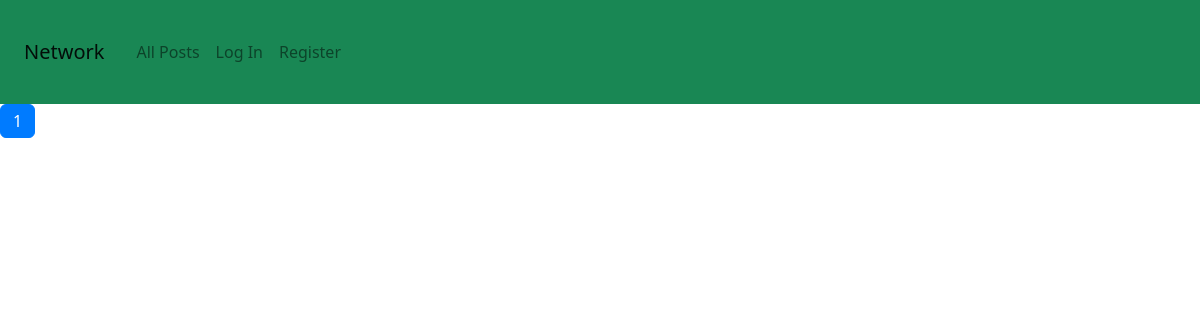
/?page=2, run on an earlier commit of the app's database.
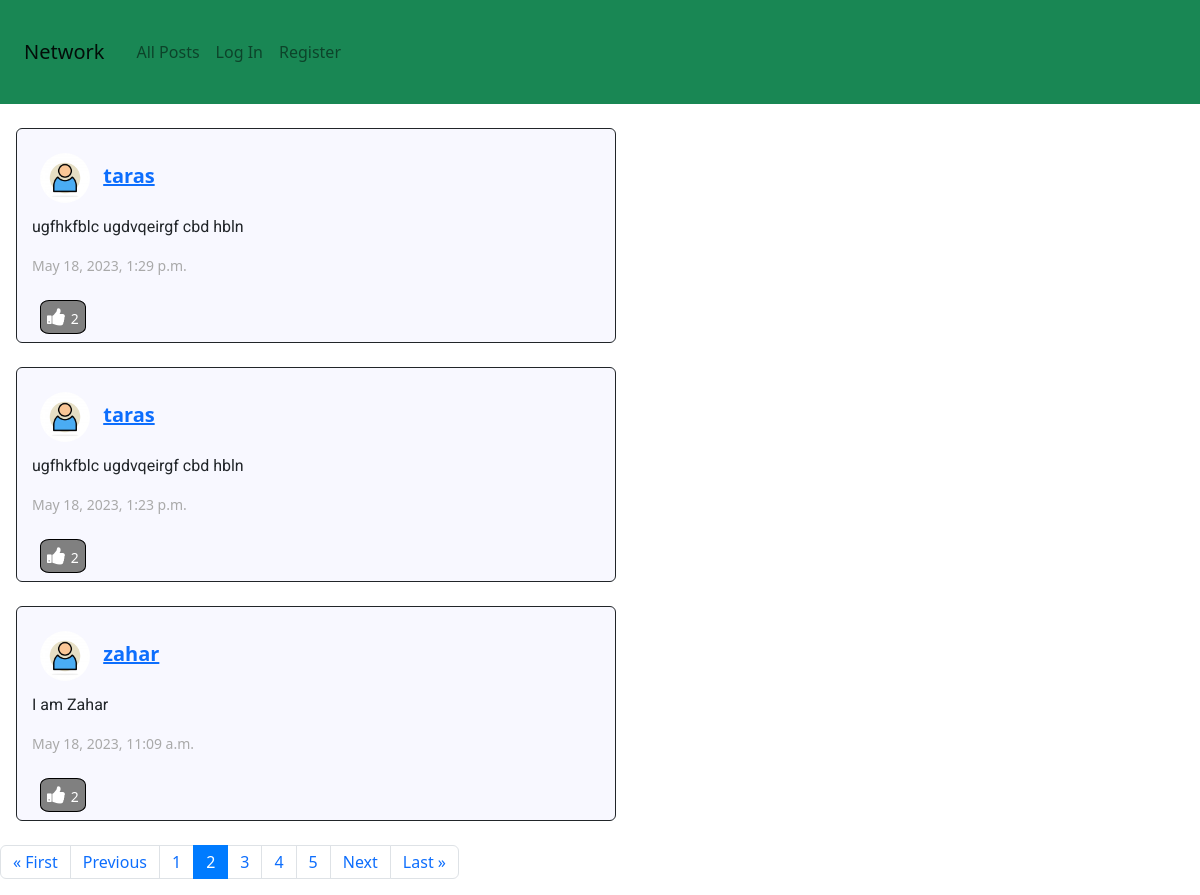
And on a later commit of the database.
### network/models.py (models this page shows, shortened)
class Post(models.Model):
    text = models.TextField(
        max_length=264, verbose_name="")
    author = models.ForeignKey(
        User, on_delete=models.CASCADE ,
        related_name="myposts")
    date = models.DateTimeField(auto_now_add= True)

class User(AbstractUser):
    def __str__(self):
        if not self.first_name or not self.last_name:
            return f"{self.username}"
        return f"{self.first_name} {self.last_name}"

### network/views.py (the view, shortened to what this page needs)
# urls.py: path("", views.index, name="index"),
def index(request):
    if request.method == "POST":
        posttext = request.POST["text"]
        author = User(request.user.id)
        Post(text=posttext, author=author).save()
    p = Paginator(Post.objects.order_by("-date").all(), 3, 2)
    page = request.GET.get("page")
    page_view = p.get_page(page)
    return render(request, "network/index.html",
                    {"post_form": PostForm(), "page_view": page_view})

### network/templates/network/index.html (shortened to what this page needs)
{% extends "network/layout.html" %}
{% load static %}
{% block body %}
    <div class="flex-column">
        {% for post in page_view.object_list %}
            <div class="col-6 m-4 ms-3 rounded post">
                <h5 class=" pt-3 pb-0 m-0 post-author">
                    <img src="{% static 'network/images/colorfull_avatar.jpg' %}" alt="Avatar" class="avatar">
                    <a href="{% url 'profile' user_id=post.author.id user_name=post.author.username %}"><b>{{ post.author }}</b></a>
                </h5>
                <p class=" pt-1 post-text">{{ post.text }}</p>
                <p class="post-date">{{ post.date }}</p>
                <div>
                    <button class="m-2 post-like" id="{{ post.id }}">
                        <i class="fa fa-thumbs-up" style="color: white;"></i>
                        <span class="score"> {{ post.plikes.count }} </span>
                    </button>
                </div>
            </div>
        {% endfor %}
    </div>
    <nav aria-label="Page navigation example">
        <ul class="pagination">
            {% if page_view.has_previous %}
                <li class="page-item"><a class="page-link" href="?page=1">&laquo; First</a></li>
                <li class="page-item"><a class="page-link" href="?page={{ page_view.previous_page_number }}">Previous</a></li>
            {% endif %}
            {% for n in page_view.paginator.page_range %}
                {% if page_view.number == n %}
                    <li class="page-item active"><a class="page-link" href="?page={{ n }}">{{ n }}</a></li>
                {% else %}
                    <li class="page-item"><a class="page-link" href="?page={{ n }}">{{ n }}</a></li>
                {% endif %}
            {% endfor %}
            {% if page_view.has_next %}
                <li class="page-item"><a class="page-link" href="?page={{ page_view.next_page_number }}">Next</a></li>
                <li class="page-item"><a class="page-link" href="?page={{ page_view.paginator.num_pages }}">Last &raquo;</a></li>
            {% endif %}
        </ul>
    </nav>
{% endblock %}

### network/templates/network/layout.html (shortened to what this page needs)
{% load static %}
<!DOCTYPE html>
<html lang="en">
    <head>
        <link rel="stylesheet" href="https://stackpath.bootstrapcdn.com/bootstrap/4.4.1/css/bootstrap.min.css">
        <link href="{% static 'network/styles.css' %}" rel="stylesheet">
        <link rel="stylesheet" href="https://cdnjs.cloudflare.com/ajax/libs/font-awesome/4.7.0/css/font-awesome.min.css">
        <link href="https://cdn.jsdelivr.net/npm/bootstrap@5.2.3/dist/css/bootstrap.min.css" rel="stylesheet">
    </head>
    <body>
        <nav class="navbar navbar-expand-lg navbar-light bg-success">
            <a class=" m-4 navbar-brand" href="#">Network</a>
            <div>
              <ul class="navbar-nav mr-auto">
                <li class="nav-item">
                  <a class="nav-link" href="{% url 'index' %}">All Posts</a>
                </li>
                {% if user.is_authenticated %}
                    <li class="nav-item">
                        <a class="nav-link" href="{% url 'following' %}">Following</a>
                    </li>
                    <li class="nav-item">
                        <a class="nav-link" href="{% url 'logout' %}">Log Out</a>
                    </li>
                {% else %}
                    <li class="nav-item">
                        <a class="nav-link" href="{% url 'login' %}">Log In</a>
                    </li>
                    <li class="nav-item">
                        <a class="nav-link" href="{% url 'register' %}">Register</a>
                    </li>
                {% endif %}
              </ul>
            </div>
          </nav>
        <div class="body">
            {% block body %}
            {% endblock %}
        </div>
    </body>
</html>

### network/static/network/styles.css (style rules this page uses)
.post { background: 50% ghostwhite; border: solid 1px; }
.post-text { font-family: "Roboto", sans-serif; }
.post-date { font-size: 14px; color: darkgray; }
.post-like { border-radius: 20%; border: 1px solid black; background-color: grey; font-size: 20px; cursor: pointer; }
.fa { font-size: 20px; cursor: pointer; user-select: none; }
.avatar { vertical-align: middle; width: 50px; height: 50px; border-radius: 50%; margin: 8px; }
.score { font-size: 14px; color: white; }

What changed in the data, as far as the page shows it:
added Post: author "taras", text "ugfhkfblc ugdvqeirgf cbd hbln", date "May 18, 2023, 1:29 p.m.", plikes.count "2"
added Post: author "taras", text "ugfhkfblc ugdvqeirgf cbd hbln", date "May 18, 2023, 1:23 p.m.", plikes.count "2"
added Post: author "zahar", text "I am Zahar", date "May 18, 2023, 11:09 a.m.", plikes.count "2"
Also different on the page:
text now shown: "« First Previous Next Last »"
list line gone: "1"
new list line: "1"
new list line: "2"
new list line: "3"
new list line: "4"
new list line: "5"
